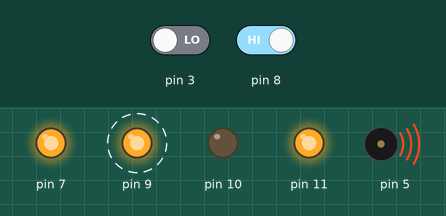
Simulated run of this sketch. Board: Arduino Uno, built with avr-gcc and run on an emulated ATmega328P. Parts: output pins drawn as LEDs (lit = HIGH), buzzer (waves = sounding). Dashed ring = blinking. The test bench sets the inputs (shaded band); at power-on: pin 3 LOW, pin 8 HIGH.

Above: at 2.8 s.
2.9 s: pin 3 driven HIGH
At 3.7 s:
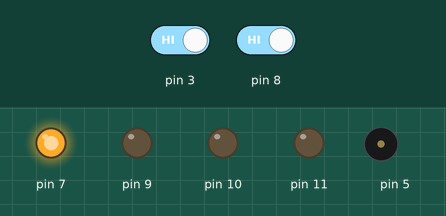
4.5 s: pin 8 driven LOW
At 4.9 s:
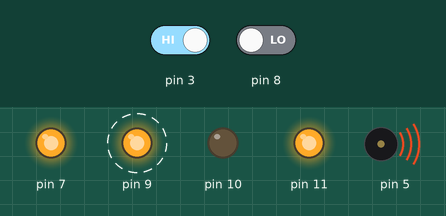
8.6 s: pin 8 driven HIGH
At 9.45 s:
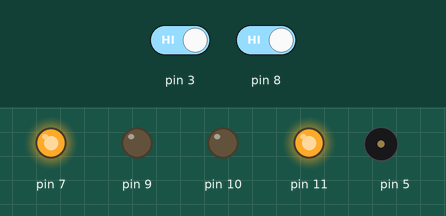
11.0 s: pin 3 driven LOW
At 11.7 s:
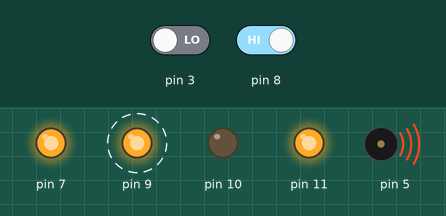
Timing chart, 0 to 16.1 s (numbered marks = the images above; inputs shaded):
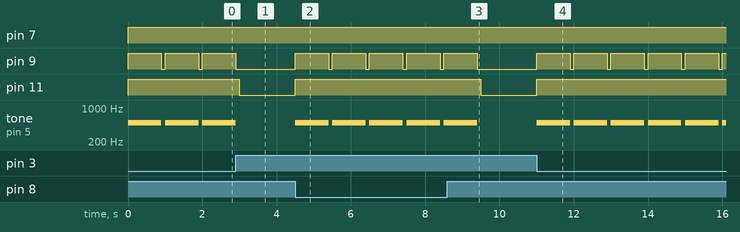

Measured:
- after the input at 2.9 s, pin 9: goes on until 2.9 s, then stays LOW; pin 11: HIGH → LOW after 0.10 s; tone on pin 5: goes on until 2.9 s, then stays silent
- after the input at 4.5 s, pin 9: alternates HIGH for 0.90 s and LOW for 0.10 s, starting at once; pin 11: LOW → HIGH at once; tone on pin 5: alternates 500 Hz for 0.90 s and silent for 0.10 s, starting at once
- after the input at 8.6 s, pin 9: goes on until 9.4 s, then stays LOW; pin 11: HIGH → LOW after 0.90 s; tone on pin 5: goes on until 9.4 s, then stays silent
- after the input at 11.0 s, pin 9: alternates HIGH for 0.90 s and LOW for 0.10 s, starting at once; pin 11: LOW → HIGH at once; tone on pin 5: alternates 500 Hz for 0.90 s and silent for 0.10 s, starting at once
- by itself, pin 9: alternates HIGH for 0.90 s and LOW for 0.10 s
- by itself, tone on pin 5: alternates 500 Hz for 0.90 s and silent for 0.10 s

The sketch:

Sistema_de_seguridad.ino
```cpp
void setup() {

  pinMode(8, INPUT);
  pinMode(5,OUTPUT);
  pinMode(9,OUTPUT);
  pinMode(11,OUTPUT);
  pinMode(10, OUTPUT);
  pinMode(7, OUTPUT);

}

void loop() {
  digitalWrite(7, HIGH);
  if(digitalRead(8)== LOW || digitalRead(3) == LOW){
 tone(5, 500,900);
digitalWrite(11, HIGH);
digitalWrite(9, HIGH);
delay(900);
digitalWrite(11, HIGH);
digitalWrite(9, LOW);
delay(100);

  }else{
digitalWrite(10,LOW);
digitalWrite(9, LOW);
digitalWrite(11,LOW);
noTone(5);
  }
}
```
